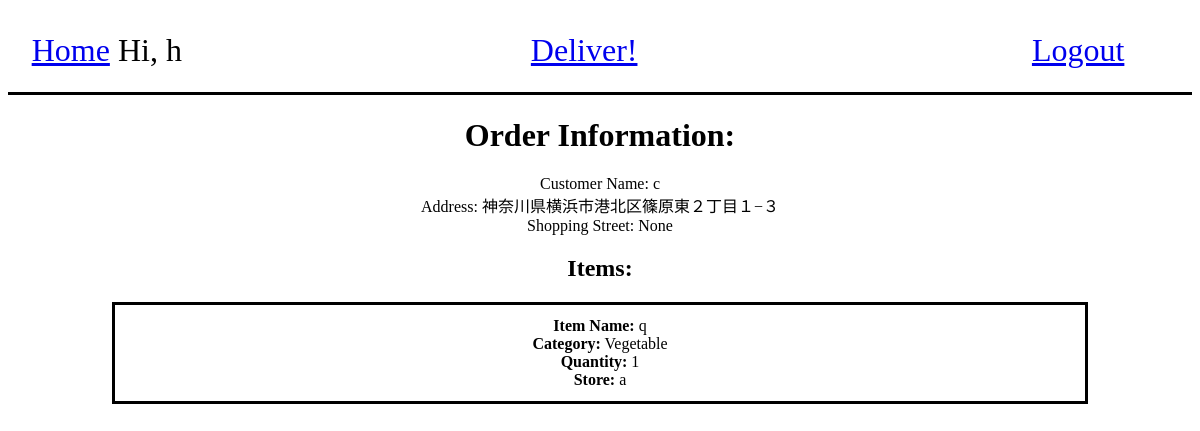
Before: /helper_details/1/ (signed in) with the older database file.
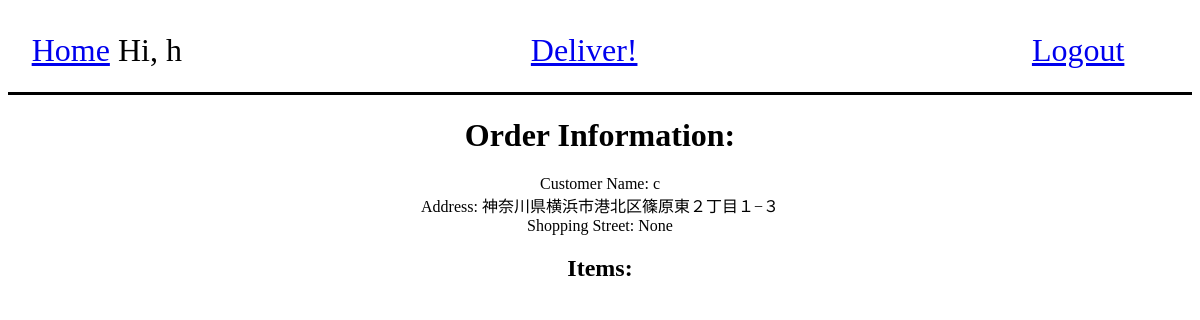
After: the same page with the newer database file.
### yocalshops/models.py (models this page shows)
class Item(models.Model):
    name = models.CharField(max_length=200, null=True)
    CATEGORY = (
        ("Meat", "Meat"),
        ("Fish", "Fish"),
        ("Vegetable", "Vegetable"),
        ("Fruits", "Fruits"),
        ("Others", "Others")
    )
    category = models.CharField(max_length=200, null=True, choices=CATEGORY)
    quantity = models.IntegerField(null=True)
    store = models.CharField(max_length=200, null=True)
    customer = models.ForeignKey(
        Customer, null=True, on_delete=models.CASCADE)
    def __str__(self):
        return str(self.name)

### yocalshops/views.py (the view)
# urls.py: path("helper_details/<int:id>/",
def helper_details(request, id):
    customer = Customer.objects.get(id=id)
    items = Item.objects.filter(customer=customer)
    user = Helper.objects.get(name=request.user.username)
    context = {"customer": customer, "items": items, "user": user}
    return render(request, "yocalshops/helper_details.html", context)

### yocalshops/templates/yocalshops/helper_details.html (shortened to what this page needs)
<!DOCTYPE html>
<html lang="en">
    <head>
    </head>
    <body style = "background: white">
        <div class="top">
            <header style="font-size: 200%;">
                <a href="{% url 'helper_home' %}">Home</a> Hi, {{ request.user }}
                <a style="margin-left:30%;" href="{% url 'helper_delivery' customer.id %}">Deliver!</a>
                <a href="{% url 'logout' %}", style="margin-left:34%;">Logout</a>
            </header>
        </div>
        <div class="order">
            <h1 class="orderhead">Order Information:</h1>
            Customer Name: {{customer.name}}
            <br>
            Address: {{customer.address}}
            <br>
            Shopping Street: {{customer.shoppingstreet}}
        </div>
        <div class="items">
            <h2 class="itemhead">Items:</h2>
            {% for name in items %}
                <div class="item">
                    <b>Item Name:</b> {{name}}
                    <br>
                    <b>Category:</b> {{name.category}}
                    <br>
                    <b>Quantity:</b> {{name.quantity}}
                    <br>
                    <b>Store:</b> {{name.store}}
                </div>
            {% endfor %}
        </div>
    </body>
</html>

Changed rows visible on the page:
removed Item: name "q", category "Vegetable", quantity "1", store "a"
